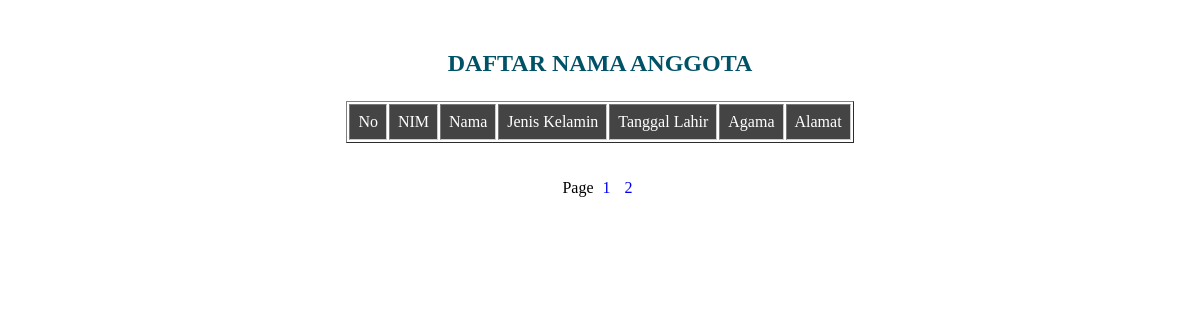
The app's page /pagination.php?halaman=3, older data.
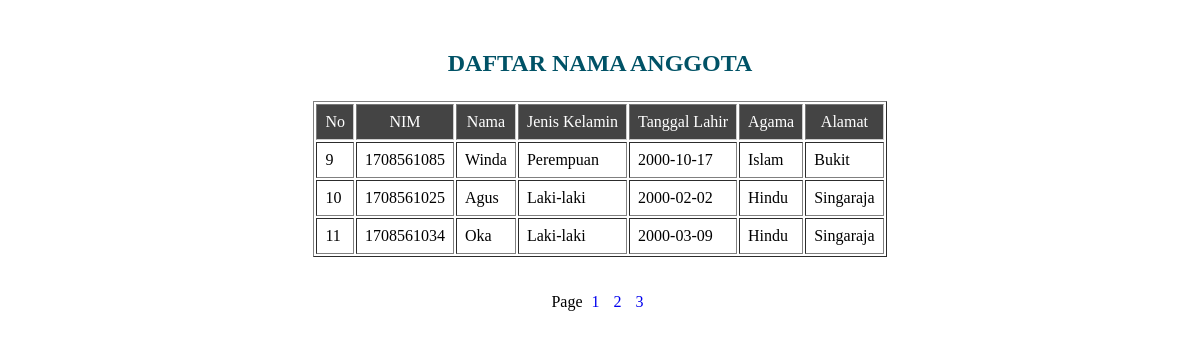
The same page, newer data.
### tables this page shows
CREATE TABLE `mahasiswa` (
  `id` int(11) NOT NULL,
  `nim` int(11) NOT NULL,
  `nama` varchar(30) NOT NULL,
  `jk` varchar(10) NOT NULL,
  `tgl_lahir` date NOT NULL,
  `agama` varchar(10) NOT NULL,
  `alamat` text NOT NULL
);

### pagination.php (the view, shortened to what this page needs)
<div class="title"> <p align="center">DAFTAR NAMA ANGGOTA</p> </div>
	<?php
		include "koneksi.php";
		$batas = 4;
		$page = isset($_GET['halaman'])? (int)$_GET["halaman"]:1;
		if ($page > 1) {
			$start = ($page * $batas) - $batas;
		}else{
			$start=0;
		}
		$sql = "SELECT * FROM mahasiswa";
		$sql2 = mysqli_query($conn, $sql);
		$total = mysqli_num_rows($sql2);
		$pages = ceil($total/$batas);
		$query = "SELECT * FROM mahasiswa LIMIT $start, $batas";
		$result = mysqli_query($conn, $query);
		echo"<table border='1px' align='center' cellpadding='8'>";
			echo"<tr id='tr'>";
				echo"<td>No</td>";
				echo"<td>NIM</td>";
				echo"<td>Nama</td>";
				echo"<td>Jenis Kelamin</td>";
				echo"<td>Tanggal Lahir</td>";
				echo"<td>Agama</td>";
				echo"<td>Alamat</td>";
			echo"</tr>";
			while ($row = mysqli_fetch_assoc($result))
			{
				echo"<tr>";
					echo"<td>".$row['id']."</td>";
					echo"<td>".$row['nim']."</td>";
					echo"<td>".$row['nama']."</td>";
					echo"<td>".$row['jk']."</td>";
					echo"<td>".$row['tgl_lahir']."</td>";
					echo"<td>".$row['agama']."</td>";
					echo"<td>".$row['alamat']."</td>";
				echo"</tr>";
			}
		echo"</table>";
	?>
	<center>Page
		<?php for ($i=1; $i<=$pages; $i++){ ?>
			<a href="pagination.php?halaman=<?php echo $i;?>" class="page"><?php echo $i; ?></a>
		<?php } ?>
	</center>

### pagination.php (style rules this page uses)
.title { font-family: Clarendon; font-size: 150%; color: #005266; font-weight: bold; margin-top: 50px; }
#tr { border:1px solid #ccc; background:#444; color:fff; padding:12px; text-align:center; }
.page { text-decoration: none; padding: 5px; }

Row changes from the older to the newer data that the page shows:
added mahasiswa: id "9", nim "1708561085", nama "Winda", jk "Perempuan", tgl_lahir "2000-10-17", agama "Islam", alamat "Bukit"
added mahasiswa: id "10", nim "1708561025", nama "Agus", jk "Laki-laki", tgl_lahir "2000-02-02", agama "Hindu", alamat "Singaraja"
added mahasiswa: id "11", nim "1708561034", nama "Oka", jk "Laki-laki", tgl_lahir "2000-03-09", agama "Hindu", alamat "Singaraja"
Text that changed along with them:
new list line: "3"
